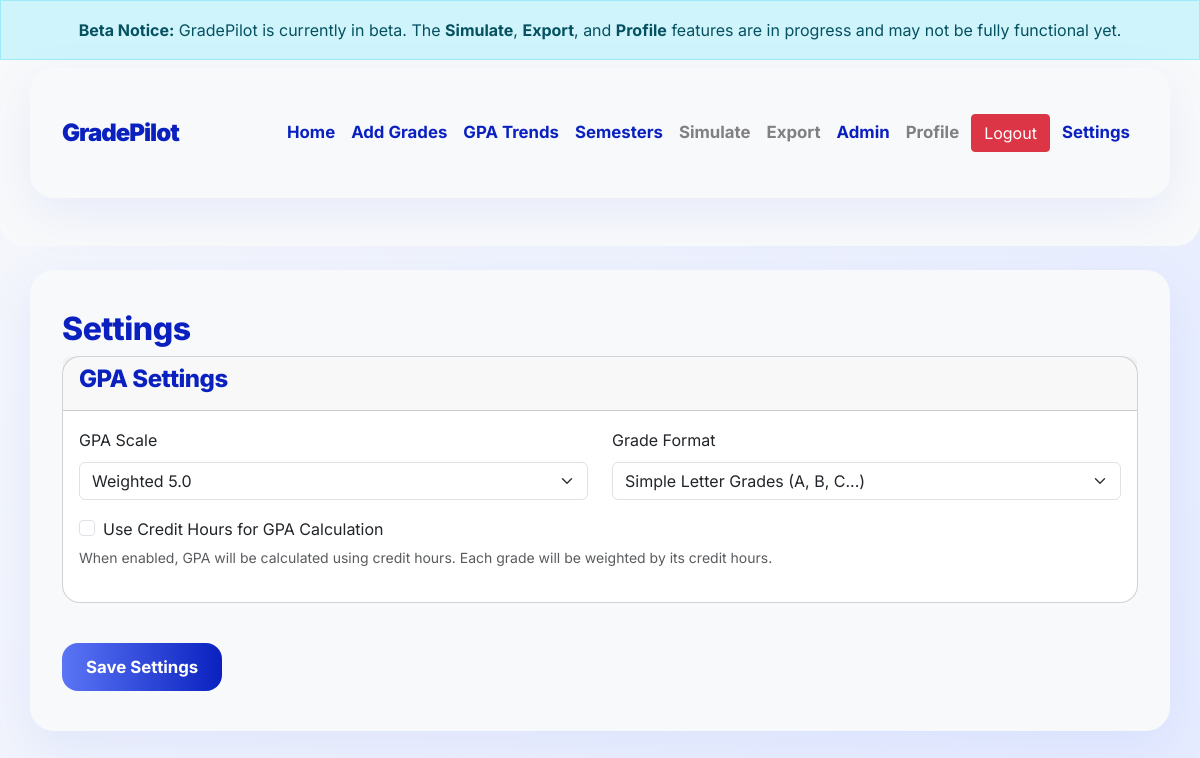
/settings (signed in), run on the app's committed database.
### app/models.py (models this page shows, shortened)
class User(db.Model, UserMixin):
    id = db.Column(db.Integer, primary_key=True)
    username = db.Column(db.String(150), unique=True, nullable=False)
    password_hash = db.Column(db.String(256), nullable=False)
    gpa_scale = db.Column(db.String(20), default='standard')  # 'standard', 'weighted_5', 'weighted_6', 'percentage', 'custom'
    grade_format = db.Column(db.String(20), default='simple')  # 'plus_minus' or 'simple'
    use_credit_hours = db.Column(db.Boolean, default=False)  # New field for credit hours toggle
    a_plus = db.Column(db.Float, default=4.0)
    a = db.Column(db.Float, default=4.0)
    a_minus = db.Column(db.Float, default=3.7)
    b_plus = db.Column(db.Float, default=3.3)
    b = db.Column(db.Float, default=3.0)
    b_minus = db.Column(db.Float, default=2.7)
    c_plus = db.Column(db.Float, default=2.3)
    c = db.Column(db.Float, default=2.0)
    c_minus = db.Column(db.Float, default=1.7)
    d_plus = db.Column(db.Float, default=1.3)
    d = db.Column(db.Float, default=1.0)
    d_minus = db.Column(db.Float, default=0.7)
    f = db.Column(db.Float, default=0.0)
    weight_regular = db.Column(db.Float, default=0.0)
    weight_honors = db.Column(db.Float, default=0.5)
    weight_ap = db.Column(db.Float, default=1.0)
    weight_ib = db.Column(db.Float, default=1.0)
    weight_de = db.Column(db.Float, default=1.0)
    gpa_cap = db.Column(db.Float, nullable=True)
    settings = db.relationship('UserSettings', uselist=False, backref='user', cascade="all, delete")
    first_login = db.Column(db.Boolean, default=True)
    is_admin = db.Column(db.Boolean, default=False)
    last_seen = db.Column(db.DateTime, default=datetime.utcnow)
    is_online = db.Column(db.Boolean, default=False)
    activities = db.relationship('UserActivity', backref='user', lazy=True)
    def update_activity(self, action, ip_address=None, user_agent=None, details=None):
        activity = UserActivity(
            user_id=self.id,
            action=action,
            ip_address=ip_address,
            user_agent=user_agent,
            details=details
        )
        db.session.add(activity)
        self.last_seen = datetime.utcnow()
        self.is_online = True
        db.session.commit()

### app/routes.py (the view)
@main.route('/settings', methods=['GET', 'POST'])
@login_required
def settings():
    form = SettingsForm()
    if not current_user.settings:
        settings = UserSettings(user_id=current_user.id)
        db.session.add(settings)
        db.session.commit()
    if form.validate_on_submit():
        print("✅ Form validated successfully")
        current_user.gpa_scale = form.gpa_scale.data or 'standard'
        current_user.grade_format = form.grade_format.data or 'plus_minus'
        current_user.use_credit_hours = form.use_credit_hours.data
        current_user.a_plus  = form.a_plus.data  if form.a_plus.data  is not None else 4.0
        current_user.a       = form.a.data       if form.a.data       is not None else 4.0
        current_user.a_minus = form.a_minus.data if form.a_minus.data is not None else 3.7
        current_user.b_plus  = form.b_plus.data  if form.b_plus.data  is not None else 3.3
        current_user.b       = form.b.data       if form.b.data       is not None else 3.0
        current_user.b_minus = form.b_minus.data if form.b_minus.data is not None else 2.7
        current_user.c_plus  = form.c_plus.data  if form.c_plus.data  is not None else 2.3
        current_user.c       = form.c.data       if form.c.data       is not None else 2.0
        current_user.c_minus = form.c_minus.data if form.c_minus.data is not None else 1.7
        current_user.d_plus  = form.d_plus.data  if form.d_plus.data  is not None else 1.3
        current_user.d       = form.d.data       if form.d.data       is not None else 1.0
        current_user.d_minus = form.d_minus.data if form.d_minus.data is not None else 0.7
        current_user.f       = form.f.data       if form.f.data       is not None else 0.0
        scale = current_user.gpa_scale
        if scale == 'standard':
            current_user.weight_regular = 0.0
            current_user.weight_honors = 0.0
            current_user.weight_ap = 0.0
            current_user.weight_ib = 0.0
            current_user.weight_de = 0.0
            current_user.gpa_cap = 4.0
        elif scale == 'weighted_5':
            current_user.weight_regular = 0.0
            current_user.weight_honors = 0.5
            current_user.weight_ap = 1.0
            current_user.weight_ib = 1.0
            current_user.weight_de = 1.0
            current_user.gpa_cap = 5.0
        elif scale == 'weighted_6':
            current_user.weight_regular = 0.0
            current_user.weight_honors = 1.0
            current_user.weight_ap = 2.0
            current_user.weight_ib = 2.0
            current_user.weight_de = 2.0
            current_user.gpa_cap = 6.0
        elif scale == 'custom':
            current_user.weight_regular = form.weight_regular.data or 0.0
            current_user.weight_honors = form.weight_honors.data or 0.0
            current_user.weight_ap = form.weight_ap.data or 0.0
            current_user.weight_ib = form.weight_ib.data or 0.0
            current_user.weight_de = form.weight_de.data or 0.0
            current_user.gpa_cap = form.gpa_cap.data or 4.0
        db.session.commit()
        session.pop('show_settings_popup', None)
        flash('Settings saved successfully. GPA calculations now reflect your chosen scale.', 'success')
        return redirect(url_for('main.index'))
    elif request.method == 'GET':
        form.gpa_scale.data = current_user.gpa_scale or 'standard'
        form.grade_format.data = current_user.grade_format or 'plus_minus'
        form.use_credit_hours.data = current_user.use_credit_hours
        form.a_plus.data = current_user.a_plus
        form.a.data = current_user.a
        form.a_minus.data = current_user.a_minus
        form.b_plus.data = current_user.b_plus
        form.b.data = current_user.b
        form.b_minus.data = current_user.b_minus
        form.c_plus.data = current_user.c_plus
        form.c.data = current_user.c
        form.c_minus.data = current_user.c_minus
        form.d_plus.data = current_user.d_plus
        form.d.data = current_user.d
        form.d_minus.data = current_user.d_minus
        form.f.data = current_user.f
        form.weight_regular.data = current_user.weight_regular
        form.weight_honors.data = current_user.weight_honors
        form.weight_ap.data = current_user.weight_ap
        form.weight_ib.data = current_user.weight_ib
        form.weight_de.data = current_user.weight_de
        form.gpa_cap.data = current_user.gpa_cap
    else:
        print("❌ Form did not validate:")
        for field_name, error_messages in form.errors.items():
            print(f"{field_name}: {error_messages}")
    return render_template('settings.html', form=form)

### app/__init__.py (called while the page is built)
def is_admin():
    return current_user.is_authenticated and current_user.username in ADMIN_USERNAMES

### app/routes.py (called while the page is built)
@main.before_request
def track_activity():
    if current_user.is_authenticated:
        current_user.update_activity(
            action=request.endpoint,
            ip_address=request.remote_addr,
            user_agent=request.user_agent.string,
            details={'path': request.path}
        )

### app/templates/settings.html (shortened to what this page needs)
{% extends "layout.html" %}
{% block content %}
    <h2>Settings</h2>
    <form method="POST" action="{{ url_for('main.settings') }}" autocomplete="off">
        <div class="card mb-4">
            <div class="card-header">
                <h4>GPA Settings</h4>
            </div>
            <div class="card-body">
                <div class="row">
                    <div class="col-md-6">
                        <div class="form-group mb-3">
                            {{ form.gpa_scale.label(class="form-label") }}
                            {{ form.gpa_scale(class="form-select") }}
                        </div>
                    </div>
                    <div class="col-md-6">
                        <div class="form-group mb-3">
                            {{ form.grade_format.label(class="form-label") }}
                            {{ form.grade_format(class="form-select") }}
                        </div>
                    </div>
                </div>
                <div class="form-group mb-3">
                    <div class="form-check">
                        {{ form.use_credit_hours(class="form-check-input") }}
                        {{ form.use_credit_hours.label(class="form-check-label") }}
                    </div>
                    <small class="form-text text-muted">
                        When enabled, GPA will be calculated using credit hours. Each grade will be weighted by its credit hours.
                    </small>
                </div>
            </div>
        </div>
        <button type="submit" class="btn btn-primary mt-3">Save Settings</button>
    </form>
{% endblock %}

### app/static/css/main.css (style rules this page uses)
:root { --accent: #5B75F5; --accent-light: #E6ECFF; --accent-dark: #0A21C0; --success: #34C759; --danger: #FF3B30; --gray-bg: #F5F7FB; --gray-card: #F8F9FB; --shadow-xl: 0 16px 48px rgba(91, 117, 245, 0.10); }
body { background: linear-gradient(120deg, #f5f7fb 0%, #e6ecff 100%); color: var(--text-dark); font-family: 'Inter', -apple-system, BlinkMacSystemFont, 'Segoe UI', Roboto, sans-serif; margin: 0; padding: 0; line-height: 1.65; font-size: 16px; -webkit-font-smoothing: antialiased; text-rendering: optimizeLegibility; overflow-x: hidden; }
.card, .grades-table tbody tr { border-radius: 18px; box-shadow: var(--shadow-md); background: #fff; transition: box-shadow 0.2s, transform 0.2s; }
h1, h2, h3, h4 { font-family: 'Inter', -apple-system, BlinkMacSystemFont, 'Segoe UI', Roboto, sans-serif; font-weight: 800; color: var(--accent-dark); letter-spacing: -0.5px; }
.btn-primary, .btn-add { background: linear-gradient(90deg, var(--accent), var(--accent-dark)); color: #fff; border-radius: 16px; font-size: 1.05rem; font-weight: 700; box-shadow: var(--shadow-sm); padding: 0.7rem 1.5rem; border: none; transition: background 0.2s, box-shadow 0.2s, transform 0.1s; }

### app/templates/layout.html (style rules this page uses)
.btn { position: relative; z-index: 1000; }

### app/templates/settings.html (style rules this page uses)
.form-text { font-size: 0.875rem; margin-top: 0.25rem; }

### data on the page
User: gpa_scale "Weighted 5.0", grade_format "Simple Letter Grades (A, B, C...)"
